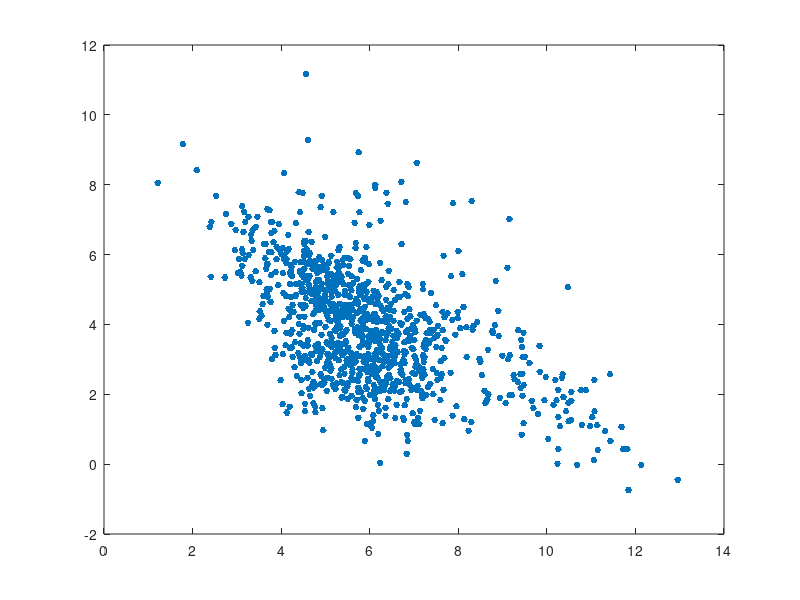

Write MATLAB code to recreate this figure. (Note: this script raises an error after producing the figure.)
clc;
clear;
close all
figure
axis equal
mu = [5,5;6,3;6,6;10,2];
sigma(:,:,1) = [1,-0.6;-0.6,1];
sigma(:,:,2) = [1,0;0,1];
sigma(:,:,3) = [4,-2;-2,4];
sigma(:,:,4) = [1,-0.7;-0.7,1];
n_cluster = size(mu,1);
proportion = rand(size(mu,1),1);
proportion = proportion/sum(proportion);
gm = gmdistribution(mu,sigma,proportion);
X = random(gm,1000);
plot(X(:,1),X(:,2),'.','MarkerSize',15);


%% EM
gmBest = fitgmdist(X,n_cluster,'CovarianceType','full','SharedCovariance',false);
plot_gmm_dist(gmBest,X);
%% Incremental EM
options.max_iter = 100;
options.bhat_dis_threshold = 0.3;
options.start_merge_threshold = 1;
options.stop_criteria = 5;
options.parallel = false;
options.display = true;
gmm_k_means = GMM_K_means(X,10,options);
gmm_k_means.BUILD_GMM();

for i = 1:size(gmm_k_means.gmm_models,2)
    f = plot_gmm_dist(gmm_k_means.gmm_models{i},X,false);
    saveas(f,sprintf('%d.png',i));
end